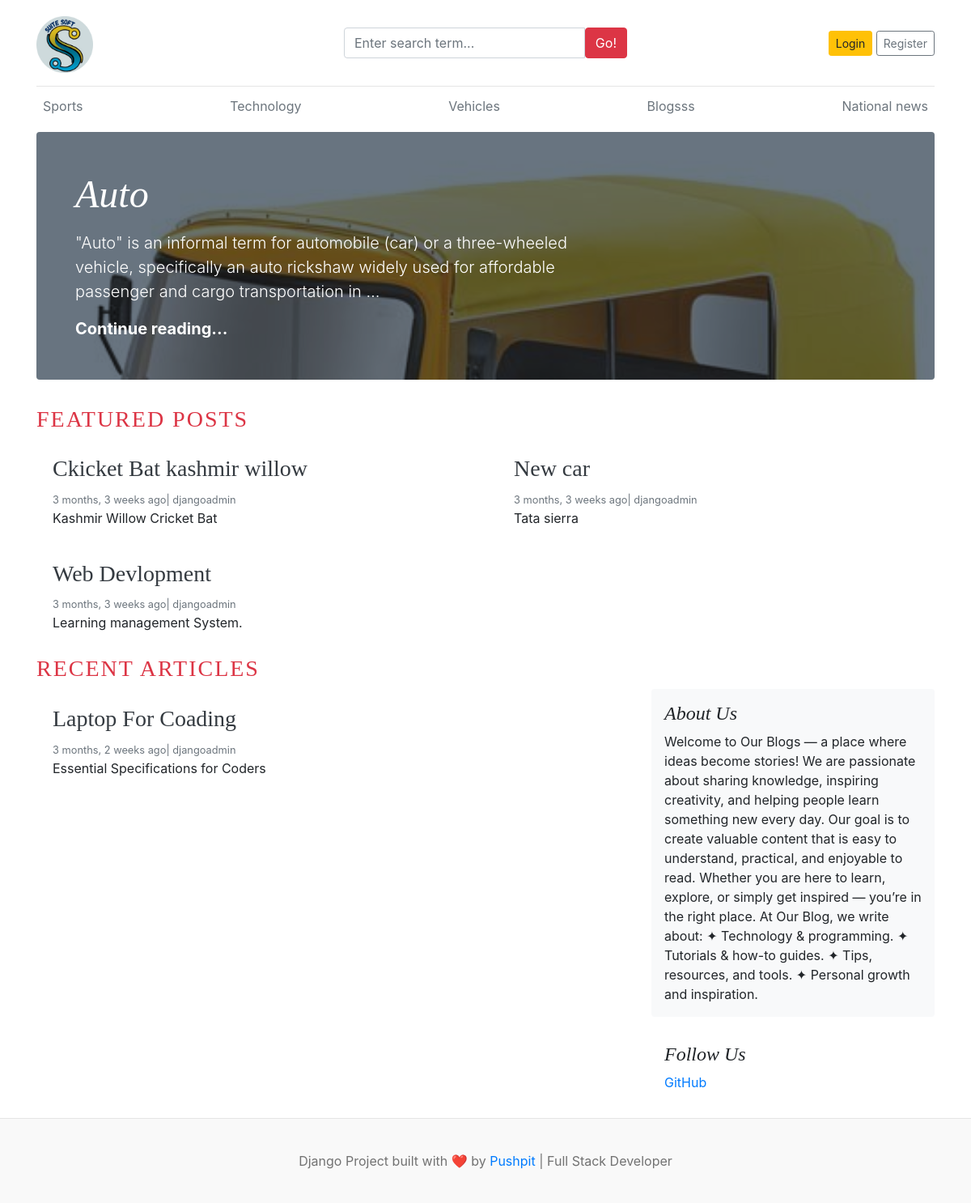
The page / on the database its author committed.
### blogs/models.py (models this page shows, shortened)
class Logo(models.Model):
    event_name = models.CharField(max_length=100)
    logo_image = models.ImageField(upload_to='logos/')
    uploaded_at = models.DateTimeField(auto_now_add=True)

class Category(models.Model):
    category_name = models.CharField(max_length=100, unique=True)
    created_at = models.DateTimeField(auto_now_add=True)
    updated_at = models.DateTimeField(auto_now=True)
    class Meta:
        verbose_name_plural = "Categories"

class Blog(models.Model):
    title = models.CharField(max_length=200)
    slug = models.SlugField(max_length=200, unique=True, blank=True)
    category = models.ForeignKey(Category, on_delete=models.CASCADE)
    author = models.ForeignKey(User, on_delete=models.CASCADE)
    featured_image = models.ImageField(upload_to='uploads/%Y/%m/%d')
    short_description = models.TextField(max_length=500)
    blog_body = models.TextField(max_length=5000)
    status = models.CharField(choices=STATUS_CHOICES, default='Draft', max_length=20)
    is_featured = models.BooleanField(default=False)
    created_at = models.DateTimeField(auto_now_add=True)
    updated_at = models.DateTimeField(auto_now=True)

### abouts/models.py (models this page shows, shortened)
class About(models.Model):
    about_heading = models.CharField(max_length = 25)
    about_description = models.TextField(max_length=1000)
    created_at = models.DateTimeField(auto_now_add=True)
    updated_at = models.DateTimeField(auto_now=True)
    class Meta:
        verbose_name_plural = 'About'

class SocialLink(models.Model):
    socialMedia = models.CharField(max_length= 50)
    link = models.URLField(max_length=400)
    created_at = models.DateTimeField(auto_now_add=True)
    updated_at = models.DateTimeField(auto_now=True)

### blog_main/views.py (the view)
# urls.py: 2. Add a URL to urlpatterns:  path('', views.home, name='home')
def home (request):
    featured_posts = Blog.objects.filter(is_featured=True, status='Published').order_by('-created_at')[:5]
    posts = Blog.objects.filter(is_featured=False, status='Published').order_by('-created_at')
    try:
        about = About.objects.get()
    except:
        about = None
    context ={
        'featured_posts': featured_posts,
        'posts': posts,
        'about': about,
    }
    return render(request, "home.html", context)

### blogs/context_processors.py (called while the page is built)
def get_categories(request):
    categories = Category.objects.all()
    return dict(categories=categories)

def get_logo(request):
    latest_logo = Logo.objects.order_by('-uploaded_at').first()
    return dict(latest_logo = latest_logo)

def get_social_links(request):
    social_links = SocialLink.objects.all()
    return dict(social_links = social_links)

### templates/home.html
{% extends 'base.html' %}
{% block content %}
{% for post in featured_posts %}
{% if forloop.first%}
<div class="jumbotron p-3 p-md-5 text-white rounded bg-dark" style="background-image: url({{ post.featured_image.url }});background-blend-mode: overlay;background-size:cover;">
    <div class="col-md-8 px-0">
      <h1 class="display-4 font-italic">{{post.title}}</h1>
      <p class="lead my-3">{{post.short_description | truncatewords:25}}</p>
      <p class="lead mb-0"><a href="{% url 'blogs' post.slug %}" class="text-white font-weight-bold">Continue reading...</a></p>
    </div>
  </div>
{% endif %}
{% endfor %}
<h3 class ="text-uppercase text-danger" style = "letter-spacing: 2px;">Featured Posts</h3>
  <div class="row mb-2">
{% for post in featured_posts %}
{% if not forloop.first %}
    <div class="col-md-6">
      <div class="card border-0" >
        <div class="card-body">
          <h3><a href = "{% url 'blogs' post.slug %}" class="text-dark">{{post.title}}</a></h3>
          <small class="mb-1 text-muted">{{post.created_at |timesince }} ago| {{post.author}}</small>
          <p class="card-text"> {{post.short_description | truncatewords:25 }}</p>
        </div>
      </div>
    </div>
{% endif %}
{% endfor %}
  </div>
  <h3 class ="text-uppercase text-danger" style = "letter-spacing: 2px;">Recent Articles</h3>
  <main role="main" class="container p-0">
    <div class="row">
      <div class="col-md-8 blog-main">
{% for post in posts %}
        <div class="card border-0" >
        <div class="card-body">
          <h3><a href = "{% url 'blogs' post.slug %}"class='text-dark'>{{post.title}}</a></h3>
          <small class="mb-1 text-muted">{{post.created_at |timesince }} ago| {{post.author}}</small>
          <p class="card-text"> {{post.short_description}}</p>
        </div>
{% endfor %}
      </div>
      </div>
      <aside class="col-md-4 blog-sidebar">
        <div class="p-3 mb-3 bg-light rounded">
          <h4 class="font-italic">{{about.about_heading}}</h4>
          <p class="mb-0">{{about.about_description}}</p>
        </div>
        {% if social_links  %}
        <div class="p-3">
          <h4 class="font-italic">Follow Us</h4>
          <ol class="list-unstyled">
            {% for i in social_links %}
            <li><a href="{{ i.link }}" target = "_blank">{{i.socialMedia}}</a></li>
            {% endfor %}
          </ol>
        </div>
        {% endif %}
      </aside>
    </div>
  </main>
</div>
{% endblock %}

### templates/base.html (shortened to what this page needs)
{% load static %}
<!DOCTYPE html>
<html lang="en">
<head>
    <link href="https://getbootstrap.com/docs/4.0/dist/css/bootstrap.min.css" rel="stylesheet">
    <link href="{% static 'css/blog.css' %}" rel="stylesheet">
    <link rel="stylesheet" href="https://cdnjs.cloudflare.com/ajax/libs/font-awesome/4.7.0/css/font-awesome.min.css">
  </head>
<body>
    <div class="container">
      <header class="blog-header py-3">
        <div class="row flex-nowrap justify-content-between align-items-center">
          <div class="col-4 pt-1">
            {% if latest_logo %}
            <img src="{{ latest_logo.logo_image.url }}" alt="Logo" class="img-fluid" style="max-height: 70px;">
            {% endif %}
          </div>
          <div class = "col-4">
            <form action ="{% url 'search' %}" method="GET">
              <div class="input-group">
                        <input class="form-control" type="text" name="keyword" value ="{{ keyword }}" placeholder="Enter search term..." aria-label="Enter search term..." aria-describedby="button-search" />
                        <button type="submit" class="btn btn-danger" id="button-search" type="button">Go!</button>
                    </div>
            </form>
          </div>
          <div class="col-4 d-flex justify-content-end align-items-center">
            {% if not user.is_authenticated %}
            <a class="btn btn-sm btn-warning" href="{% url 'login' %}">Login</a> &nbsp;
            <a class="btn btn-sm btn-outline-secondary" href="{% url 'register' %}">Register</a>
            {% else %}
            <span><a href ="{% url 'dashboard' %}">Dashboard</a> </span>
            &emsp;
            <span><a href ="{% url 'logout' %}">Logout</a></span>
            {% endif %}
          </div>
        </div>
      </header>
      <div class="nav-scroller py-1 mb-2">
        <nav class="nav d-flex justify-content-between">
          {% for cate in categories %}
          <a class="p-2 text-muted" href="{% url 'posts_by_category' cate.id %}">{{ cate.category_name }}</a>
          {% endfor %}
        </nav>
      </div>
{% block content %}
{% endblock %}
<footer class="blog-footer">
  <p>Django Project built with ❤️ by <a href="https://www.pushpit-portfolio.site/" target="_blank" rel="noopener noreferrer">Pushpit</a> | Full Stack Developer </p>
</footer>
</body>
</html>

### blog_main/static/css/blog.css (style rules this page uses)
.blog-header { border-bottom: 1px solid #e5e5e5; }
h1, h2, h3, h4, h5, h6 { font-family: "Playfair Display", Georgia, "Times New Roman", serif; }
.display-4 { font-size: 2.5rem; }
@media (min-width: 768px) { .display-4 { font-size: 3rem; } }
.blog-footer { padding: 2.5rem 0; color: #727272; text-align: center; background-color: #f9f9f9; border-top: .05rem solid #e5e5e5; }
.blog-footer p:last-child { margin-bottom: 0; }

### rows shown on the page
Logo: logo_image (picture)
Category: category_name "Sports"
Category: category_name "Technology"
Category: category_name "Vehicles"
Category: category_name "Blogsss"
Category: category_name "National news"
Blog: featured_image (picture), title "Auto", short_description "\"Auto\" is an informal term for automobile (car) or a three-wheeled vehicle, specifically an auto rickshaw widely used for affordable passenger and cargo transportation in …"
Blog: title "Ckicket Bat kashmir willow", created_at "3 months, 3 weeks", author "djangoadmin", short_description "Kashmir Willow Cricket Bat"
Blog: title "New car", created_at "3 months, 3 weeks", author "djangoadmin", short_description "Tata sierra"
Blog: title "Web Devlopment", created_at "3 months, 3 weeks", author "djangoadmin", short_description "Learning management System."
Blog: title "Laptop For Coading", created_at "3 months, 2 weeks", author "djangoadmin", short_description "Essential Specifications for Coders"
About: about_heading "About Us", about_description "Welcome to Our Blogs — a place where ideas become stories! We are passionate about sharing knowledge, inspiring creativity, and helping people learn something new every day. Our goal is to create valuable content that is easy to understand, practical, and enjoyable to read. Whether you are here to learn, explore, or simply get inspired — you’re in the right place. At Our Blog, we write about: ✦ Technology & programming. ✦ Tutorials & how-to guides. ✦ Tips, resources, and tools. ✦ Personal growth and inspiration."
SocialLink: socialMedia "GitHub"
